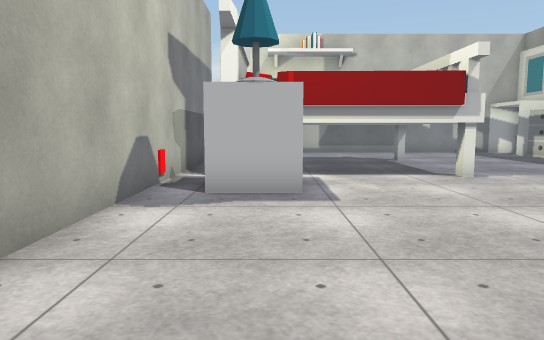
[1] (above)

21 first-person views from a walk through a Unity game level. The camera is 1.2 m above the floor, tilts 6° down and sees 70° across. The floor is counted in squares, 1 m on a side. Each view is taken from the middle of a square. On the plan, view 1 faces up. The plan holds only what a view shows up to about 15 squares ahead; the rest is blank. The place goes on beyond the plan. Some surface patterns are stand-ins.

[2]
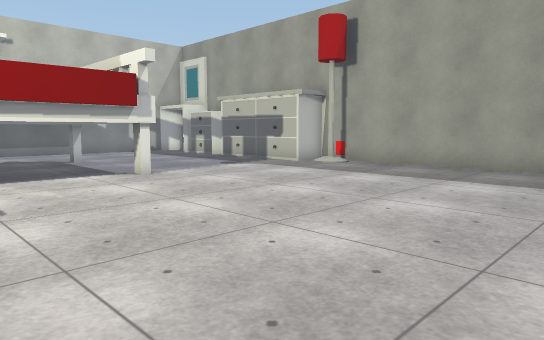

[3]
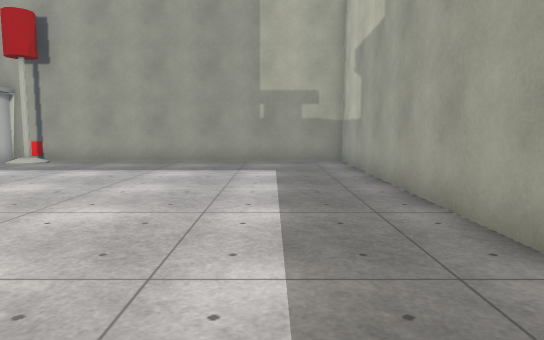

[4]
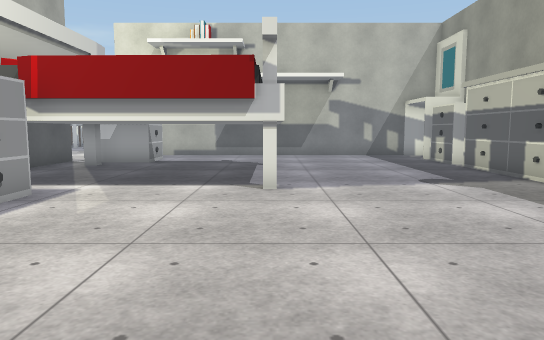

[5]
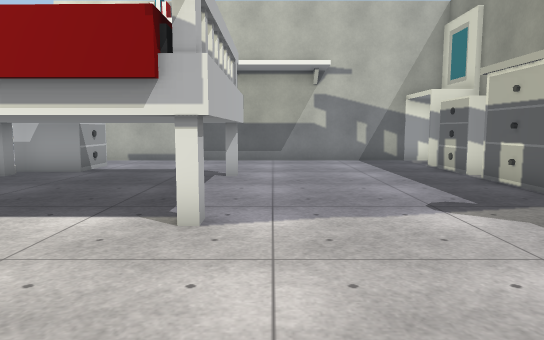

[6]
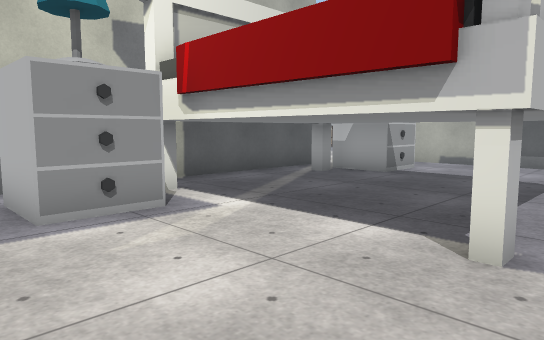

[7]
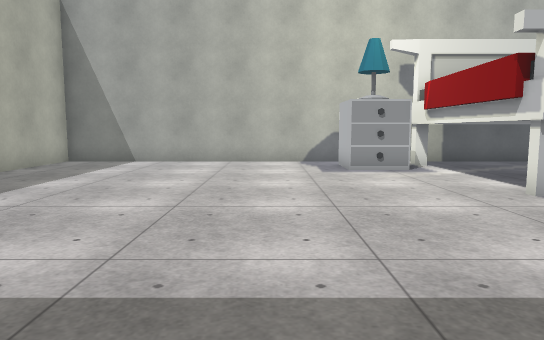

[8]
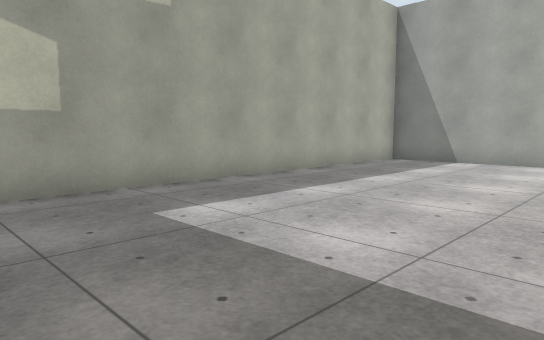

[9]
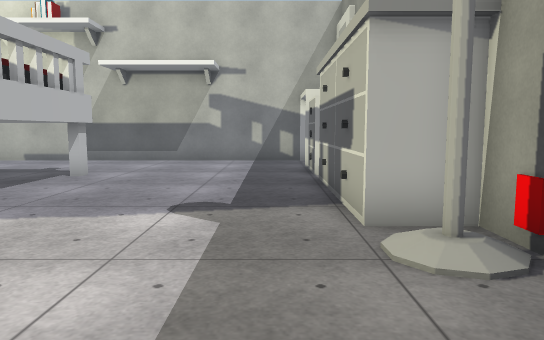

[10]
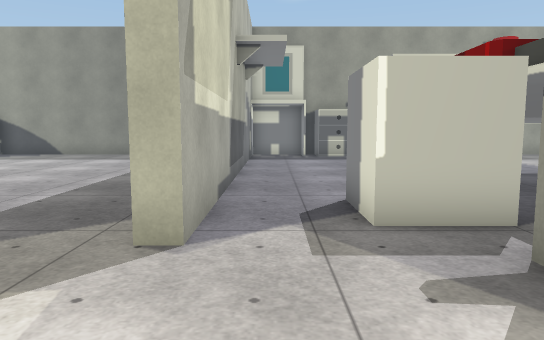

[11]
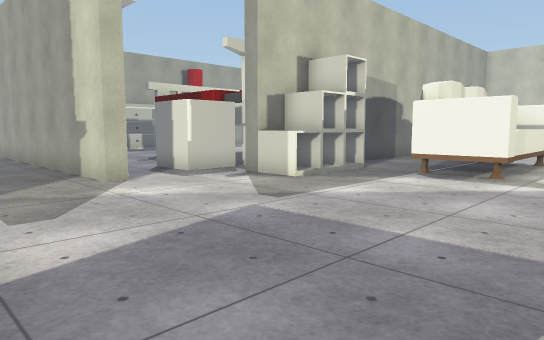

[12]
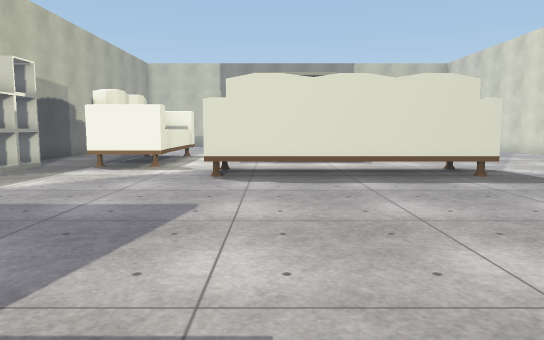

[13]
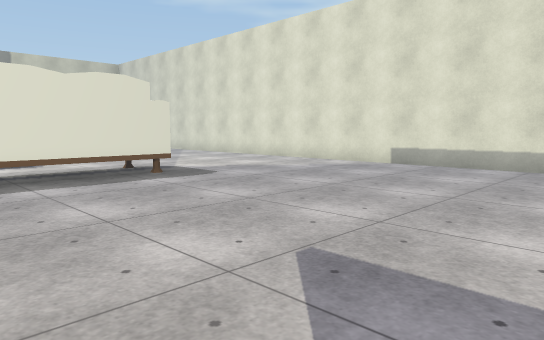

[14]
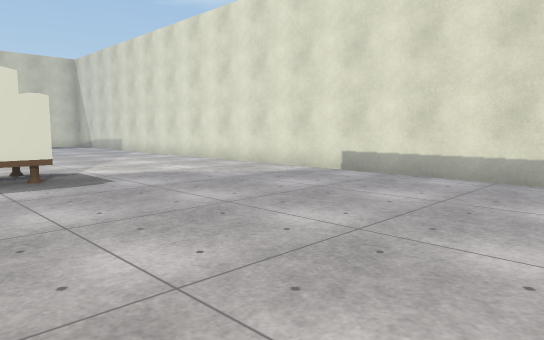

[15]
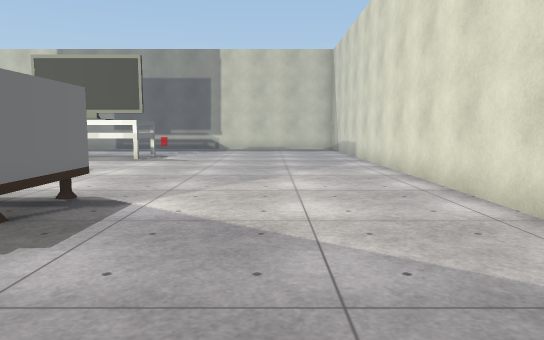

[16]
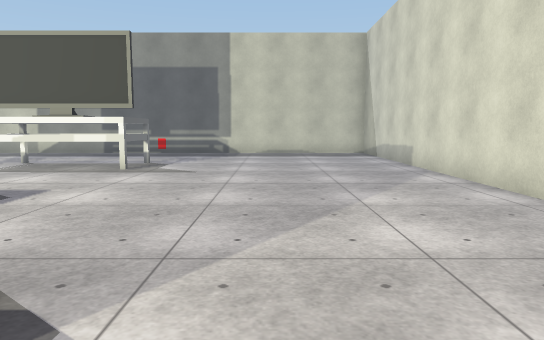

[17]
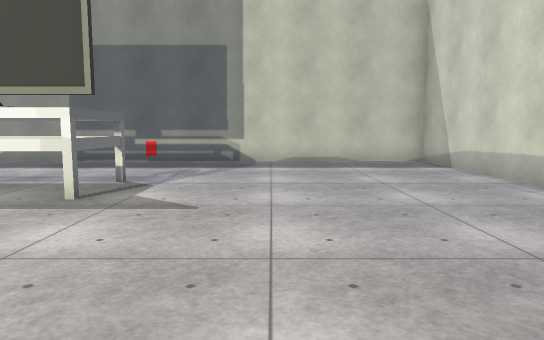

[18]
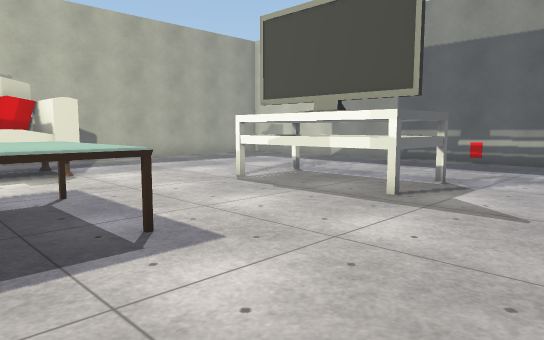

[19]
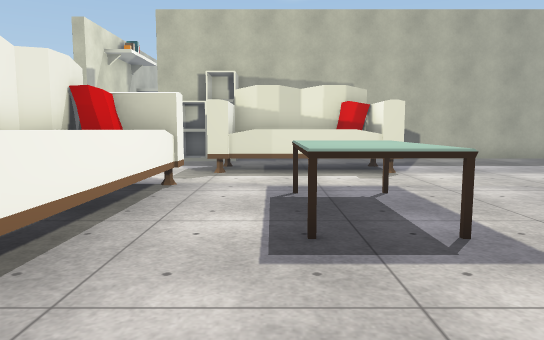

[20]
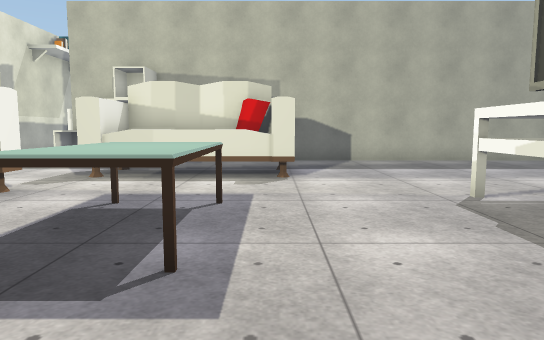

[21]
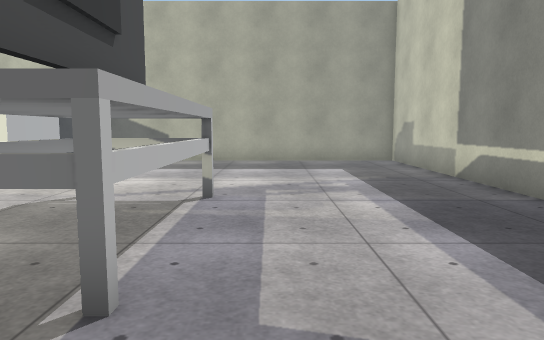

### Floor plan
Key: @ floor where view 1 was taken; # wall or solid block; . floor; B red block; R drawers; L lamp; M mirror; S sofa; T table; O other object.
Columns run from 25 left of view 1 to 13 right of it. Each row starts with its distance up from view 1.
 26           .  .               ......
 25   ..........               ........
 24 #...............          ........
 23 #...................... .......
 22 #............................
 21 #...............................
 20 #......................###############
 19 #....................................
 18 #.......................RR...........M
 17 #.......................R R.........R
 16 #......OOOOOOOOO.....O#.RR..........R
 15 #......O   O OO .....O#.OOOOOOO.....RR
 14 #......OOOOOOOOO.SS..O#.O.....O.....O
 13 #................SSS.O#.O.....O.....O
 12 #................SS ..#.O.....O.....O
 11 #.........TTTT...SS ..#.O.....O.....O
 10 #.........TTTT...SS ..#.OOOOOOO.....OO#
  9 #................SSS..B. R...........LB
  8 #.....................#. RR...........#
  7 #.....................#.RR............#
  6 #.....................#...............#
  5 #.........OOOOO.......#...............#
  4 #.........OOOOO.......#...............#
  3 #.........OOOOO.......#...............#
  2 #.....................#...............#
  1 #.....................#...............#
  0 #.....................#..@............#
 -1 #.....................#...............#
 -2 #.....................#...............#
 -3 ###########B###########################

Where each view was taken, in squares from view 1:
view 1: 0 up, 0 right, facing up
view 2: 0 up, 0 right, facing up-right
view 3: 0 up, 2 left, facing right
view 4: 2 up, 5 right, facing up
view 5: 5 up, 6 right, facing up
view 6: 6 up, 6 right, facing up-left
view 7: 5 up, 12 right, facing left
view 8: 5 up, 12 right, facing down-left
view 9: 5 up, 10 right, facing up
view 10: 19 up, 6 left, facing right
view 11: 24 up, 11 left, facing down-right
view 12: 26 up, 12 left, facing down
view 13: 26 up, 12 left, facing down-left
view 14: 26 up, 15 left, facing down-left
view 15: 21 up, 21 left, facing down
view 16: 17 up, 20 left, facing down
view 17: 12 up, 19 left, facing down
view 18: 12 up, 19 left, facing down-right
view 19: 12 up, 19 left, facing right
view 20: 9 up, 18 left, facing right
view 21: 2 up, 18 left, facing right
